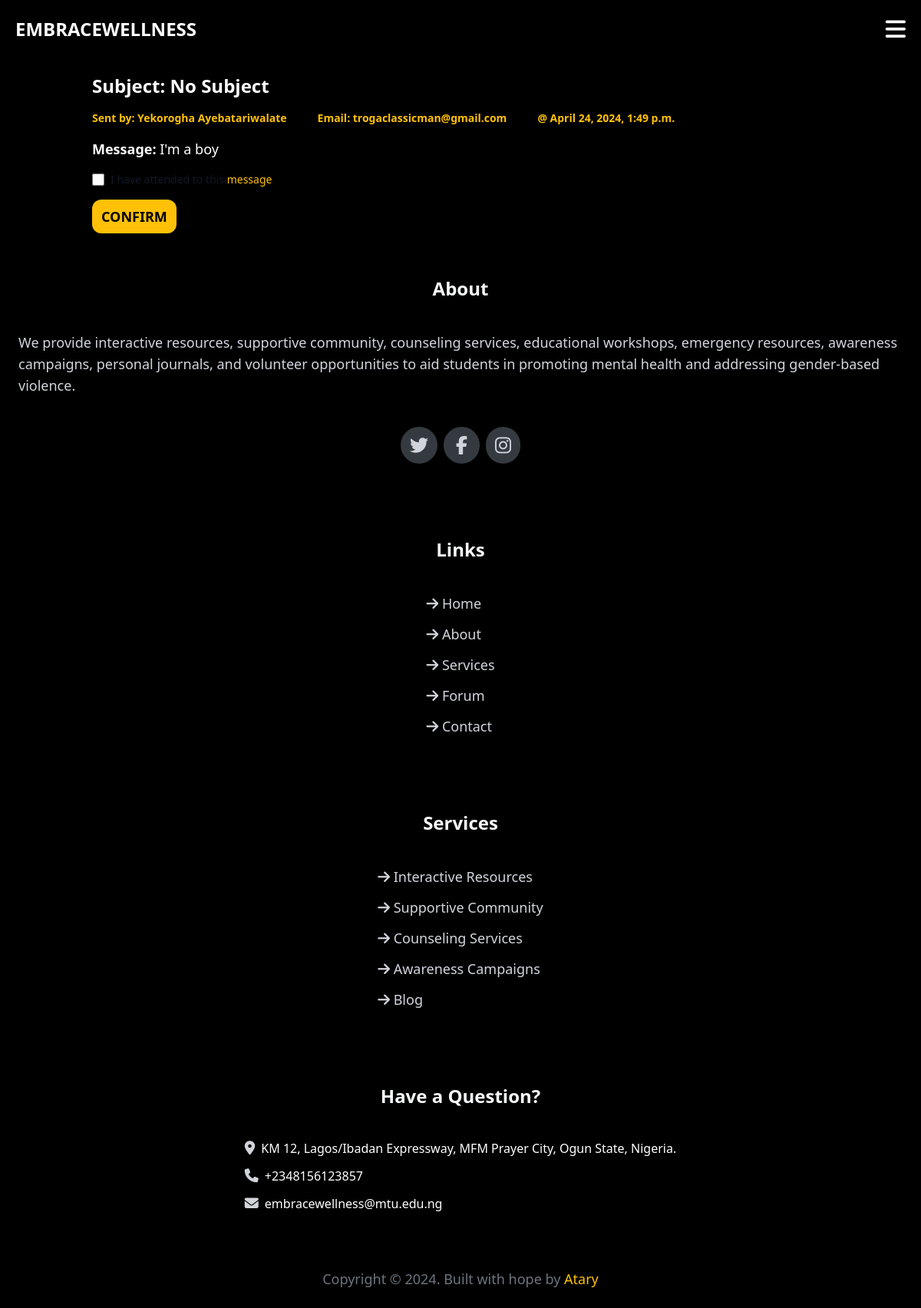
/direct_messages/2/, run on the app's committed database.
### contact/models.py (models this page shows, shortened)
class Contact(models.Model):
    name = models.CharField(max_length=300, default="Anonymous")
    email = models.EmailField(null=False, blank=False)
    subject = models.CharField(max_length=300, default="No subject")
    message = models.TextField(null=False, blank=False)
    attended_to = models.BooleanField(default=False)
    created_at = models.DateTimeField(auto_now_add=True)

### contact/views.py (the view)
# urls.py: path('<int:pk>/', views.detail, name='detail'),
def detail(request, pk):
    message = get_object_or_404(Contact, pk=pk)
    user_is_staff = request.user.is_staff
    if request.method == 'POST':
        form = AttendToForm(request.POST, instance=message)
        if form.is_valid():
            form.save(commit=True)
            return redirect('contact:index')
    else:
        form = AttendToForm(instance=message)
    return render(request, 'contact/detail.html', {
        'user_is_staff': user_is_staff,
        'message': message,
        'form': form
    })

### contact/forms.py
class AttendToForm(forms.ModelForm):
    class Meta:
        model = Contact
        fields = ['attended_to',]
    attended_to = forms.BooleanField(widget=forms.CheckboxInput(attrs={
        "class": "w-4 h-4 text-mustard bg-mustard border-mustard rounded focus:ring-mustard dark:focus:ring-mustard dark:ring-offset-mustard focus:ring-2 dark:bg-mustard dark:border-mustard"
    }))

### contact/templates/contact/detail.html (shortened to what this page needs)
{% extends 'core/base.html' %}
{% block content %}
<div class="pt-[5rem] w-4/5 mx-auto">
    <h3 class=" font-extrabold text-white lg:text-2xl text-xl w-full my-4 ">Subject: {{ message.subject }}</h3>
    <p class="text-mustard font-bold flex sm:flex-row  flex-col justify-start  items-start sm:items-center sm:space-x-10 text-sm  my-4">
        <span>
            Sent by: {{ message.name }}
        </span>
        <span>
            Email: {{ message.email }}
        </span>
        <span>
            @ {{ message.created_at }}
        </span>
    </p>
    <p class="text-white text-[1rem] text-lg my-4"   >
        <span class="font-bold">
            Message:
        </span>
        {{ message.message }}
    </p>
    <form action="." method="post">
        <div class="flex items-center">
            {{ form.attended_to  }}
            <label for="link-checkbox" class="ms-2 text-sm font-medium text-gray-900 dark:text-gray-300">I have attended to this <a href="#" class="text-mustard  hover:underline">message</a>.</label>
        </div>
        <button class="text-lg font-semibold mt-[1rem] px-3 py-2 bg-black text-black rounded-xl  bg-mustard   hover:bg-white  hover:text-black uppercase">confirm</button>
    </form>
</div>
{% endblock %}

### data on the page
Contact: subject "No Subject", name "Yekorogha Ayebatariwalate", email "trogaclassicman@gmail.com", created_at "April 24, 2024, 1:49 p.m.", message "I'm a boy"
